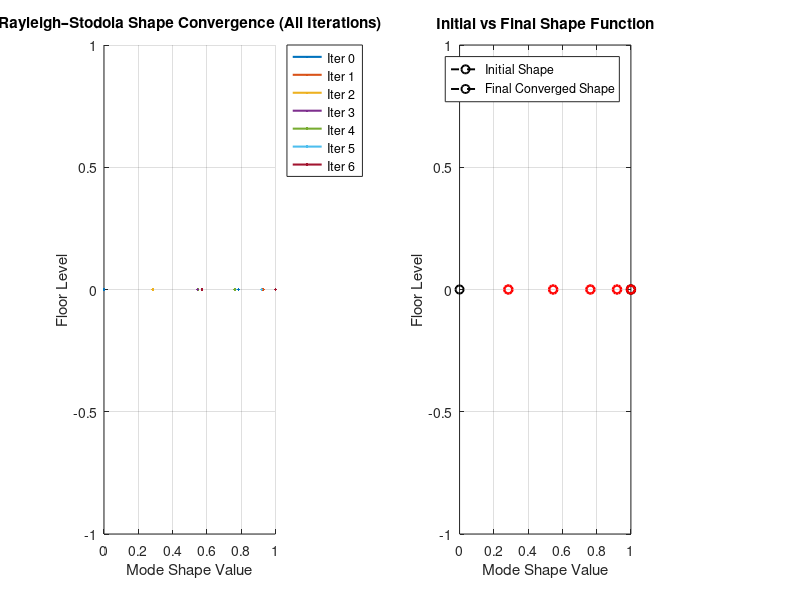

Recreate this plot in MATLAB. (Note: this script raises an error after producing the figure.)
function rayleigh_shape_function()
% ================================================================
%   RAYLEIGH / STODOLA FIRST-MODE SHAPE ESTIMATION
%   - User enters mass + stiffness
%   - Initial shape is specified
%   - Iterations stored and plotted on one plot
%   - Initial vs Final shape plotted as subplot
% ================================================================

clc; close all;

disp('-------------------------------------------------------');
disp('     RAYLEIGH (STODOLA) MODE SHAPE ESTIMATION TOOL');
disp('-------------------------------------------------------');

%% ===================== USER INPUT =======================

m = input('Enter story masses m (kg) as a row vector (include base as zero):\n e.g. [0 263 263 ...]\n\nm = ');
k = input('\nEnter story stiffness k (N/m) as a row vector (include base as zero):\n e.g. [0 9391 64065 ...]\n\nk = ');

m = m(:);
k = k(:);

N = length(m);

%% =============== INITIAL SHAPE FUNCTION ==================

% For your specific case you used [0 1 1 1 1]
shape_f = [0, 1, 1, 1, 1]';     % initial assumed shape
% Alternative (linear) would be:
% shape_f = linspace(0,1,N)';

%% =============== STORAGE FOR ITERATIONS ==================
shape_history = shape_f;         % each column = one iteration shape

%% =============== INITIAL ESTIMATE ========================

omega_old = angular_frequency(m, shape_f, k);

fprintf('\nInitial angular frequency ω₀ = %.4f rad/s\n', omega_old);

%% ===================== ITERATION LOOP =====================

iter = 1;
tol = 1e-6;

while true

    % Rayleigh internal force (with current ω)
    F_I = m .* (omega_old^2) .* shape_f;

    % Shear force from top-down
    SF = flip(cumsum(flip(F_I)));

    % Story displacements
    story_dis = SF ./ k;
    story_dis(isinf(story_dis)) = 0;

    % Floor deflections
    tot_dis = cumsum(story_dis);

    % Normalize shape
    shape_new = tot_dis ./ tot_dis(end);

    % New frequency from Rayleigh quotient
    omega_new = angular_frequency(m, shape_new, k);

    fprintf('Iteration %d: ω = %.6f rad/s\n', iter, omega_new);

    % Store iteration
    shape_history = [shape_history, shape_new];

    % Convergence check
    if abs(omega_new - omega_old) < tol
        disp('Convergence achieved.');
        break;
    end

    % Prepare next iteration
    shape_f = shape_new;
    omega_old = omega_new;
    iter = iter + 1;

end

%% ===================== FINAL RESULTS =====================

period_final = 2*pi/omega_new;
fprintf('\nFINAL RESULTS\n');
fprintf('  Final angular frequency ω = %.6f rad/s\n', omega_new);
fprintf('  Final period T = %.6f s\n', period_final);

%% ======================== PLOTS ===========================
figure('Name','Mode Shape Iterations','Position',[200 80 1200 800]);

% ------------- LEFT SUBPLOT: All Iterations ---------------
subplot(1,2,1);
hold on;

num_iter = size(shape_history,2);
floors = (0:N-1)';      % 0 = base, 1 = 1st floor, etc.

for i = 1:num_iter
    plot(shape_history(:,i), floors, 'LineWidth', 1.5);
end

set(gca, 'YDir', 'normal');  % bottom floor at bottom
xlabel('Mode Shape Value');
ylabel('Floor Level');
title('Rayleigh–Stodola Shape Convergence (All Iterations)');
grid on;
legend_strings = arrayfun(@(x) sprintf('Iter %d', x-1), 1:num_iter, 'UniformOutput', false);
legend(legend_strings, 'Location', 'bestoutside');

hold off;

% ------------- RIGHT SUBPLOT: Initial vs Final ---------------
subplot(1,2,2);
plot(shape_history(:,1), floors, 'k--o', 'LineWidth',1.4); hold on;
plot(shape_history(:,end), floors, 'r-o', 'LineWidth',1.8);

set(gca,'YDir','normal');
xlabel('Mode Shape Value');
ylabel('Floor Level');
legend('Initial Shape', 'Final Converged Shape', 'Location', 'best');
title('Initial vs Final Shape Function');
grid on;

sgtitle('Rayleigh Method Mode Shape Determination');

end % end main function

% ===============================================================
%   SUBFUNCTION: Compute angular frequency from Rayleigh quotient
% ===============================================================
function omega = angular_frequency(m, shape_f, k)
    % Ensure column vectors
    m       = m(:);
    shape_f = shape_f(:);
    k       = k(:);

    % Inter-story drift (difference of shape between levels)
    delta_sf = [0; diff(shape_f)];

    % Strain energy and kinetic energy
    U_max   = sum(k .* (delta_sf.^2));   % ∝ strain energy
    KE_max  = sum(m .* (shape_f.^2));    % ∝ kinetic energy

    % Rayleigh frequency
    omega = sqrt(U_max / KE_max);
end
